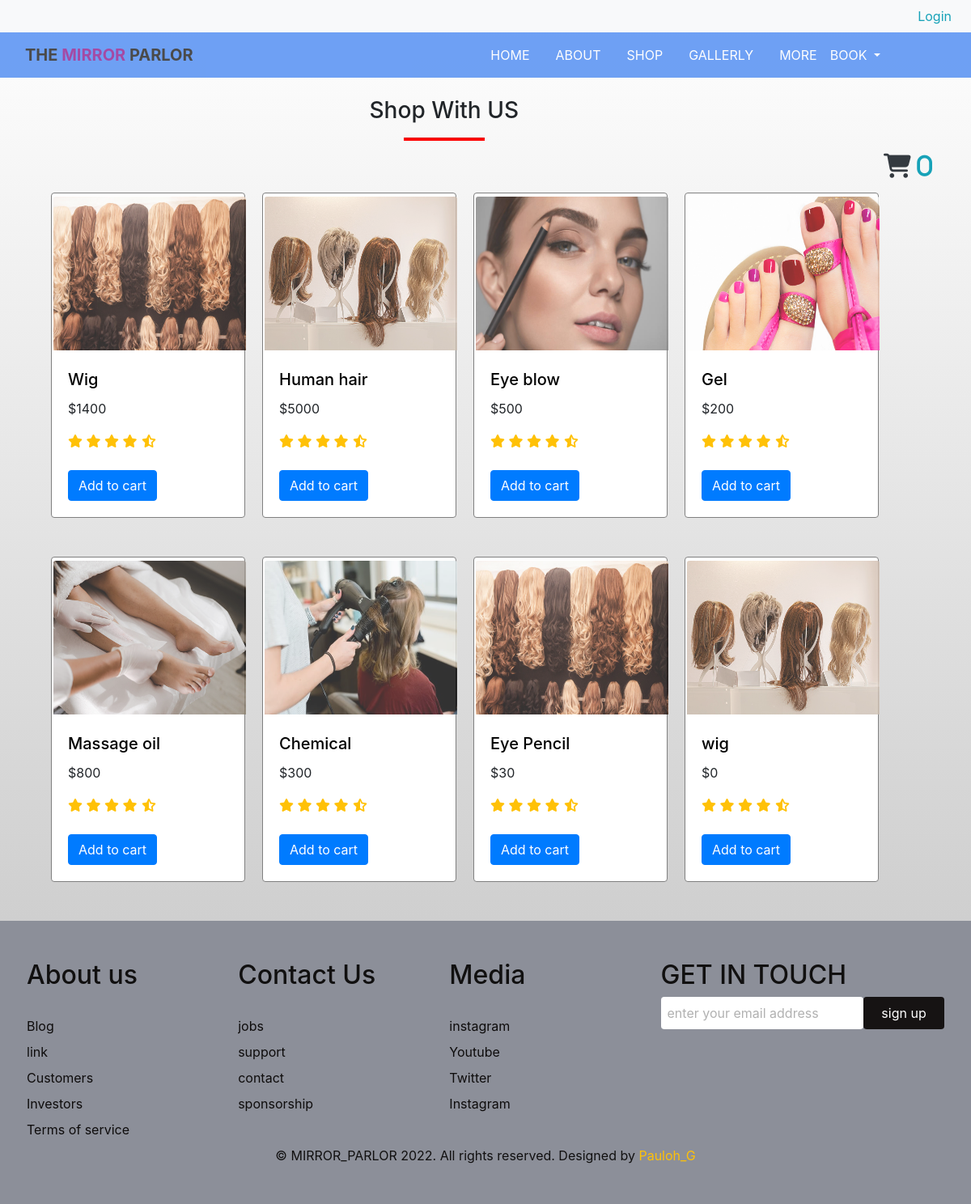
The app's page /pages/shop.php with its own data.
### tables this page shows
CREATE TABLE `products` (
  `id` int(255) NOT NULL,
  `admin_id` int(255) NOT NULL,
  `product_name` varchar(255) NOT NULL,
  `product_price` int(255) NOT NULL,
  `product_image` varchar(255) NOT NULL
);

### app/database/db.php (called while the page is built, shortened)
<?php
    require('connect.php');
    function executeQuery($sql, $data){
        global $conn;
        $stml = $conn->prepare($sql);
        $types = array_values($data);
        $values = str_repeat('s', count($types));
        $stml->bind_param($values, ...$types);
        $stml->execute();
        return $stml;
    }
    function selectAll($table, $conditions = []){
        global $conn;
        $sql = "SELECT * FROM $table";
        if (empty($conditions)) {
            $stml = $conn->prepare($sql);
            $stml->execute();
            $records = $stml->get_result()->fetch_all(MYSQLI_ASSOC);
            return $records;
        }
    }
    function getProductFromCart($user_id){
        $sql = "SELECT p.*, c.id FROM products AS p JOIN cart AS c ON p.id=c.product_id WHERE c.user_id=?";
        $stml = executeQuery($sql, ['user_id' => $user_id]);
        $records = $stml->get_result()->fetch_all(MYSQLI_ASSOC);
        return $records;
    }

### app/controllers/products.php (called while the page is built, shortened)
<?php
    include(ROOT_PATH . '/app/database/db.php');
    $table = 'products';
    $product_data = selectAll($table);

### pages/shop.php (the view, shortened to what this page needs)
<?php
  include(ROOT_PATH . '/app/controllers/products.php');
?>
<!DOCTYPE html>
<html lang="en">
<head>
    <link rel="stylesheet" href="https://cdnjs.cloudflare.com/ajax/libs/bootstrap/4.6.1/css/bootstrap.min.css" />
    <link rel="stylesheet" href="https://cdnjs.cloudflare.com/ajax/libs/font-awesome/6.1.1/css/all.min.css" />
    <link rel="stylesheet" href="../assets/css/index.css">
</head>
<body>
   <?php include('../app/helpers/header.php'); ?>
         <br><div class="row" >
       <div class="col-sm-11">
       <h3 class=" text-center">Shop With US</h3>
           <hr style="width: 100px; height: 3px; background-color: red;">
        </div>
        <div>
         <div class="container-fluid">
         <a href="card.php"  class="me text-dark beef  "><i class="fas fa-shopping-cart cati" > <span class="rounded-pill text-info mr-5"><?php echo count(getProductFromCart($_SESSION['id'])) ?></span></i></a>
            <div class="row mb-5 ml-5">
                <?php foreach($product_data as $product): ?>
                  <div class="col-12 col-md-4 col-lg-3 pt-5">
                    <div class="card" style="width: 15rem;">
                        <img class="card-img-top" src="<?php echo BASE_URL . '/assets/photos/' . $product['product_image'] ?>" alt="Card image cap" style="height: 190px; width: 100%" class="card-img-top img-fluid">
                        <div class="card-body">
                          <h5 class="card-title" style="color: black;"><?php echo $product['product_name'] ?></h5>
                          <p class="card-text">$<?php echo $product['product_price'] ?></p>
                          <span class="card-text"><i class="fa-solid fa-star text-warning"></i></span>
                          <span class="card-text"><i class="fa-solid fa-star text-warning"></i></span>
                          <span class="card-text"><i class="fa-solid fa-star text-warning"></i></span>
                          <span class="card-text"><i class="fa-solid fa-star text-warning"></i></span>
                          <span class="card-text"><i class="fa-solid fa-star-half-stroke text-warning"></i></span><br> <br>
                          <form action='shop.php?id=<?php echo $product['id'] ?>' method='post'>
                            <button type='submit' name='btnAddCart' class="btn btn-primary">Add to cart</button>
                          </form>
                        </div>
                      </div>
                </div>
                <?php endforeach; ?>
            </div>
         </div>
<?php include("../app/helpers/footer.php"); ?>

### app/helpers/header.php (shortened to what this page needs)
<div class=" w-100 !important">
    <div class="d-flex justify-content-between bg-light py-2 px-2">
        <div class="d-flex">
            <?php if(isset($_SESSION['id'])): ?>
                <div class="item px-3"><span class='text-info'><i class="fa-solid fa-user"></i><?php echo $_SESSION['username'] ?></span></div>
                <?php if($_SESSION['admin']): ?>
                    <div class="item px-3"><a href="<?php echo BASE_URL . '/admin/admin.php' ?>" style="text-decoration: none;" class="text-info">Admin</a></div>
                <?php endif; ?>
                <div class="item px-3"><a href="<?php echo BASE_URL . '/logout.php' ?>" style="text-decoration: none;" class="text-info">Logout</a></div>
            <?php else: ?>
                <div class="item px-3"><a href="<?php echo BASE_URL . '/signin.php' ?>" style="text-decoration: none;" class="text-info">Login</a></div>
            <?php endif; ?>
        </div>
    </div>
            <nav class="navbar navbar-expand-lg navbar-light" >
                    <div class="container">
                        <div class="navbar-brand">
                            <a style="font-weight: bold; text-decoration: none;color: black;" href="<?php echo BASE_URL . 'index.php' ?>">THE <span style="color: purple;">MIRROR</span> PARLOR</a>  </div>
                        </div>
                        <div class=" collapse navbar-collapse" id="nav-items">
                            <ul class="navbar-nav ms-auto pr-5">
                                <li class="active item px-3"><a href="<?php echo BASE_URL . '/index.php' ?>" style="text-decoration: none;" class="text-white">HOME</a></li>
                                <li class="item px-3"><a href="<?php echo BASE_URL . '/pages/about.php' ?>" style="text-decoration: none;" class="text-white">ABOUT</a></li>
                                <li class="item px-3"><a href="<?php echo BASE_URL . '/pages/shop.php' ?>" style="text-decoration: none;" class="text-white">SHOP</a></li>
                                <li class="item px-3"><a href="<?php echo BASE_URL . '/pages/gallerly.php' ?>" style="text-decoration: none;" class="text-white">GALLERLY</a></li>
                                <li class="item px-3"><a href="<?php echo BASE_URL . '/pages/more.php' ?>" style="text-decoration: none;" class="text-white">MORE</a></li>
                                <li class="dropdown pr-5">
                                    <a href="#" class="dropdown-toggle text-white" data-toggle="dropdown" role="button" aria-haspopup="true" aria-expanded="false">BOOK
                                    </a>
                                </li>
                            </ul>
                        </div>
                    </div>

### app/helpers/footer.php
<div>
        <div class="footer p-5">
            <div class="footer1-heading">
                <h2>About us</h2>
                <a href="#">Blog</a>
                <a href="#">link</a>
                <a href="#">Customers</a>
                <a href="#">Investors</a>
                <a href="#">Terms of service</a>
            </div>
            <div class="footer1-heading">
                <h2>Contact Us</h2>
                <a href="#">jobs</a>
                <a href="#">support</a>
                <a href="#">contact</a>
                <a href="#">sponsorship</a>
            </div>
            <div class="footer1-heading 3">
                <h2>Media</h2>
                <a href="#">instagram</a>
                <a href="#">Youtube</a>
                <a href="#">Twitter</a>
                <a href="#">Instagram</a>
            </div>
            <div class="footer-email">
                <h2>GET IN TOUCH</h2>
                <input type="email" placeholder="enter your email address" id="footer-email">
                <input type="submit" value="sign up" id="footer-email-btn">
            </div>
            <div class="text-center">
                &copy; MIRROR_PARLOR 2022. All rights reserved. Designed by <span class="text-warning">Pauloh_G</span>
        </div>
        </div>
    </div>
</body>
</html>

### assets/css/index.css (style rules this page uses)
.navbar { background-color: #337AF1; opacity: 0.7; }
.text-center { left: 50%; top: 50%; transform: translate-y(-50%, -50%); }
.row .card { box-shadow: 5px 5px 5x grey; border: 1px solid grey; }
.row img { transition: all 0.5s ease; }
.card-img-top { width: 18rem; height: 25rem; text-align: center; margin: 4px 2px; opacity: 0.8; transition: 0.3s; }
.footer { width: 100%; height: auto; background-color: #8c8f99; color: rgb(17, 16, 16); display: flex; justify-content: center; flex-wrap: wrap; margin: 0 auto; }
.footer1-heading { display: flex; flex-direction: column; margin-right: 4rem; flex: 2; }
.footer1-heading h2 { margin-bottom: 2rem; }
.footer1-heading a { color: rgb(14, 12, 12); text-decoration: none; margin-bottom: 0.5rem; }
#footer-email { width: 250px; height: 40px; border-radius: 4px; outline: none; border: none; padding-left: 0.5rem; font-size: 1rem; margin-bottom: 5px; }
#footer-email::placeholder { color: #b1b1b1; }
#footer-email-btn { width: 100px; height: 40px; margin-left: -4px; border-radius: 4px; background-color: #161313; outline: none; border: none; color: #fff; font-size: 1rem; }

### pages/shop.php (style rules this page uses)
body { background: linear-gradient(to bottom, white, rgb(192,192,192)); }
.beef { position: relative; float: right; }
.cati { font-size: 30px; }

### app/helpers/header.php (style rules this page uses)
nav { z-index: 9999999; }

### records on screen
products: product_image (picture), product_name "Wig", product_price "1400"
products: product_image (picture), product_name "Human hair", product_price "5000"
products: product_image (picture), product_name "Eye blow", product_price "500"
products: product_image (picture), product_name "Gel", product_price "200"
products: product_image (picture), product_name "Massage oil", product_price "800"
products: product_image (picture), product_name "Chemical", product_price "300"
products: product_image (picture), product_name "Eye Pencil", product_price "30"
products: product_image (picture), product_name "wig", product_price "0"

### other values on screen
count(getProductFromCart($_SESSION['id'])) "0"
